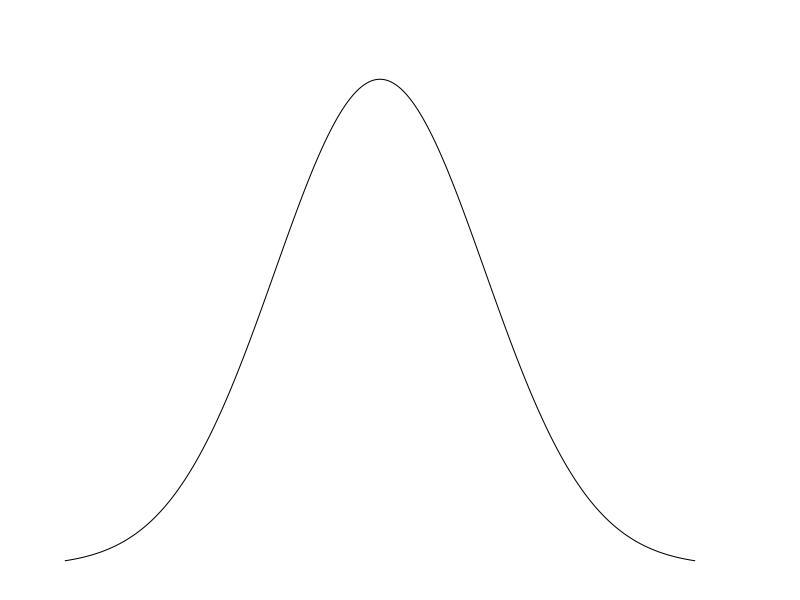

This figure's R source:
# Set to project folder
# NOT figures folder
setwd(choose.dir())

pdf('figures/Fig2.pdf', width = 7, height = 5)
par(mar = c(1, 2, 3, 4))
plot(dnorm(seq(-3, 3, .001), 0, 1), type = 'l',
     bty = 'n', xaxt = 'n', yaxt = 'n')
# lines(dnorm(seq(-2, 4, .001), 1, .5))
dev.off()

